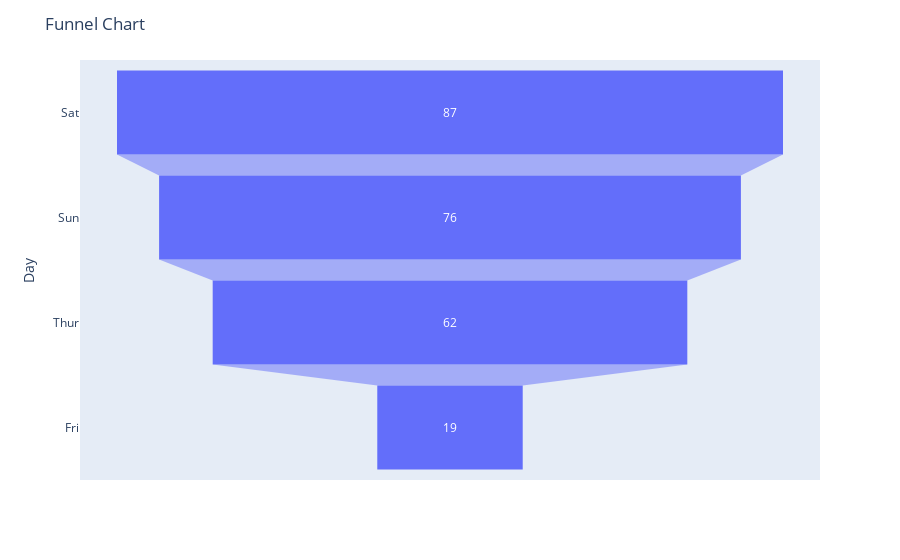

Write notebook code for a chart like this one.
### Markdown cell above
### Funnel Charts

Funnel charts are a type of data visualization that displays a series of stages or steps in a process, highlighting the gradual reduction or progression of data from one stage to the next. The chart resembles a funnel shape, with the width of each stage representing the quantity or proportion of data at that particular stage.

### Code cell
# Create a sample dataframe
data = px.data.tips()

# Calculate the count of each stage
stage_counts = data.groupby('day').size().reset_index(name='count')

# Sort the stages in descending order
stage_counts = stage_counts.sort_values('count', ascending=False)

# Create the funnel chart
fig = px.funnel(stage_counts, x='count', y='day')

# Customize the appearance of the chart
fig.update_layout(title="Funnel Chart", xaxis_title="Count", yaxis_title="Day")

# Display the chart
fig.show()

### Figure 1 — Plotly figure (JSON) as saved in the notebook; plotly's stock layout.template omitted (floating-point values rounded to 4 significant figures)
{"data": [{"hovertemplate": "count=%{x}<br>day=%{y}<extra></extra>", "legendgroup": "", "marker": {"color": "#636efa"}, "name": "", "orientation": "h", "showlegend": false, "type": "funnel", "x": [87, 76, 62, 19], "xaxis": "x", "y": ["Sat", "Sun", "Thur", "Fri"], "yaxis": "y"}], "layout": {"legend": {"tracegroupgap": 0}, "margin": {"t": 60}, "title": {"text": "Funnel Chart"}, "xaxis": {"anchor": "y", "domain": [0, 1], "title": {"text": "Count"}}, "yaxis": {"anchor": "x", "domain": [0, 1], "title": {"text": "Day"}}}}
